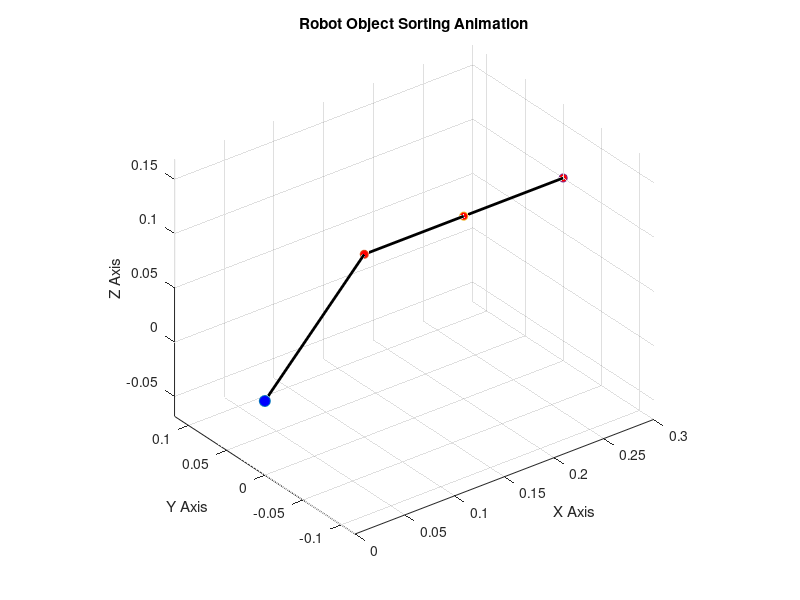

This figure's MATLAB source: (Note: this script raises an error after producing the figure.)
% Robot kolunu matrislerle tanimlama

% DH (Denavit-Hartenberg) parametreleri
% Format: [a, alpha, d, theta]
DH_params = [
    0.1, 0, 0.1, 0;  % 1. Eklem
    0.1, 0, 0, 0;    % 2. Eklem
    0.1, 0, 0, 0     % 3. Eklem
];

% Robotun eklem sayisi
num_joints = size(DH_params, 1);

% Ters Kinematik fonksiyonu
function q_ik = inverseKinematics(target_pos)
    x = target_pos(1);
    y = target_pos(2);
    z = target_pos(3);
    
    l1 = 0.1;
    l2 = 0.1;
    l3 = 0.1;
    
    q3_cos = (x^2 + y^2 + z^2 - l1^2 - l2^2 - l3^2) / (2 * l2 * l3);
    q3 = atan2(sqrt(1 - q3_cos^2), q3_cos);
    
    q2 = atan2(z, sqrt(x^2 + y^2)) - atan2(l3*sin(q3), l2 + l3*cos(q3));
    
    q1 = atan2(y, x);
    
    q_ik = [q1; q2; q3];
end

%---------------------------------------------------
% YAPAY ZEKA SIMULASYONU: NESNE AYIRMA PROJESI
%---------------------------------------------------

% Robotun ilk konumunu tanimlayan eklem acilari
q = zeros(num_joints, 1);

% Robotu gorsellestirmek icin TEK bir figure olustur
figure;
hold on;
grid on;
axis equal;
xlabel('X Axis'); 
ylabel('Y Axis'); 
zlabel('Z Axis');
title('Robot Object Sorting Animation');
view(3);

% Farkli nesnelerin yeni ve GUVENLI hedef pozisyonlari
target_positions = [
    0.15, 0.05, 0.05;   % 1. Hedef
    -0.15, 0.05, 0.05;  % 2. Hedef
    0, -0.15, 0.05      % 3. Hedef
];

% Her bir nesne icin dongu
for i = 1:size(target_positions, 1)
    % Hedef pozisyonu al
    current_target = target_positions(i, :);
    
    % Ters kinematik ile eklem acilarini bul
    q_new = inverseKinematics(current_target);
    
    % Robotu hedefe dogru hareket ettirme animasyonu
    steps = 50; % 50 adimda hareket etsin
    q_interp = zeros(num_joints, steps);
    for k = 1:num_joints
        q_interp(k, :) = linspace(q(k), q_new(k), steps);
    end
    
    for j = 1:steps
        % Eklem acilarini guncelle
        q = q_interp(:, j);
        
        % Cizimi her adimda yenile
        cla; % Onceki cizimi temizle
        current_transform = eye(4);
        plot3(0, 0, 0, 'o', 'MarkerFaceColor', 'b', 'MarkerSize', 8);
        
        for k = 1:num_joints
            a = DH_params(k, 1);
            alpha = DH_params(k, 2);
            d = DH_params(k, 3);
            theta = DH_params(k, 4) + q(k);
            
            T = [
                cos(theta), -sin(theta)*cos(alpha),  sin(theta)*sin(alpha), a*cos(theta);
                sin(theta),  cos(theta)*cos(alpha), -cos(theta)*sin(alpha), a*sin(theta);
                0,           sin(alpha),            cos(alpha),           d;
                0,           0,                     0,                    1
            ];
            
            new_transform = current_transform * T;
            
            link_start = current_transform(1:3, 4);
            link_end = new_transform(1:3, 4);
            plot3([link_start(1), link_end(1)], [link_start(2), link_end(2)], [link_start(3), link_end(3)], 'k', 'LineWidth', 2);
            plot3(link_end(1), link_end(2), link_end(3), 'o', 'MarkerFaceColor', 'r', 'MarkerSize', 6);
            
            current_transform = new_transform;
        end
        
        drawnow; % Cizim penceresini guncelle
        
        % GIF olusturma kodu buraya eklenecek
        % GIF olusturma
frame = getframe(gcf);
im = frame2im(frame);
[imind, cm] = rgb2ind(im, 256);

% Dosya adi
filename = 'Robot Object Sorting Animation';

% Ilk kareyi dosyaya yaz
if i == 1 && j == 1
    imwrite(imind, cm, filename, 'gif', 'Loopcount', inf, 'DelayTime', 0.05);
else
    % Diger kareleri ekle
    imwrite(imind, cm, filename, 'gif', 'WriteMode', 'append', 'DelayTime', 0.05);
end
    end

end
